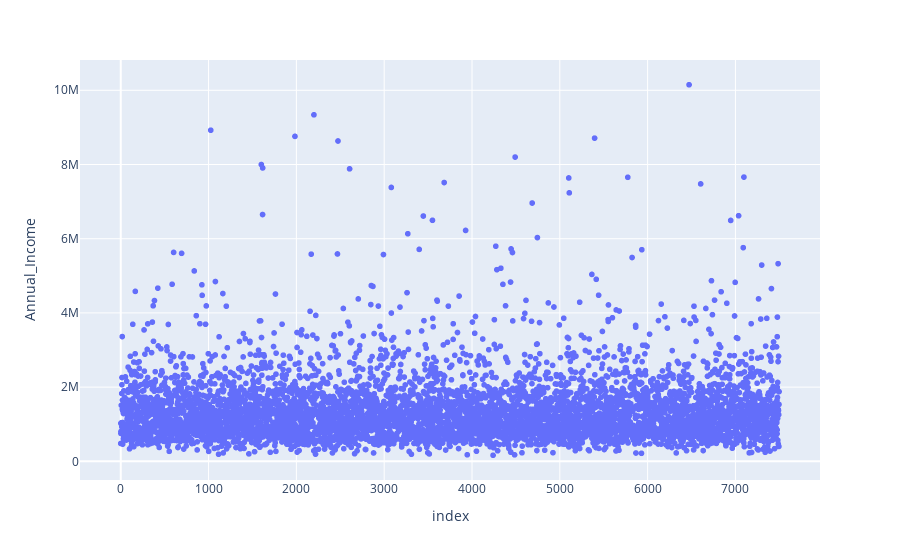

Source (notebook cell):
### Markdown cell above
# Imputing Annual_Income column

### Code cell
px.scatter(trainDf, y='Annual_Income')

### Figure 1 — Plotly figure (JSON) as saved in the notebook; plotly's stock layout.template omitted (floating-point values rounded to 4 significant figures; data arrays with more than 128 entries replaced by an {"elided": "..."} marker saying what was removed)
{"data": [{"hovertemplate": "index=%{x}<br>Annual_Income=%{y}<extra></extra>", "legendgroup": "", "marker": {"color": "#636efa", "symbol": "circle"}, "mode": "markers", "name": "", "showlegend": false, "type": "scattergl", "x": {"elided": "7500 int values"}, "xaxis": "x", "y": {"elided": "7500 int values"}, "yaxis": "y"}], "layout": {"autosize": true, "legend": {"tracegroupgap": 0}, "margin": {"t": 60}, "xaxis": {"anchor": "y", "autorange": true, "domain": [0, 1], "range": [-461.4, 7960.0], "title": {"text": "index"}, "type": "linear"}, "yaxis": {"anchor": "x", "autorange": true, "domain": [0, 1], "range": [-543300.0, 10860000.0], "title": {"text": "Annual_Income"}, "type": "linear"}}}
